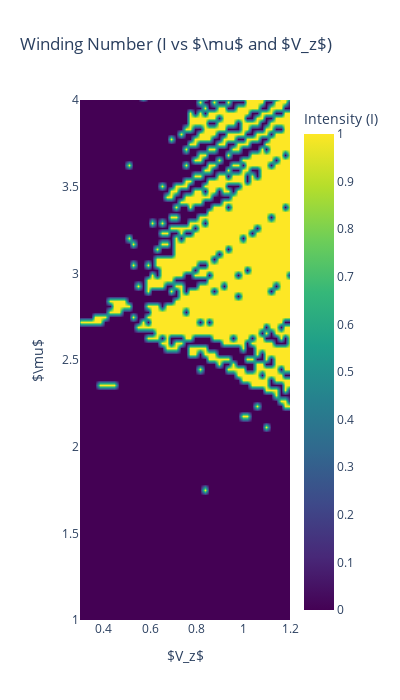

The code cell stored with this chart in its notebook:
### Code cell
import numpy as np
import plotly.graph_objects as go

# Assuming pdi_arr and filter_pdi are already defined in your environment
mu = pdi_arr[:, 0]    # y-axis in the plot
V_z = pdi_arr[:, 1]   # x-axis in the plot
I = filter_pdi(pdi_arr[:, 2])  # z-axis (color)
#I = pdi_arr[:, 2]  # z-axis (color)

# Create the interactive Plotly heatmap/contour
fig = go.Figure(data=go.Contour(
    x=V_z,
    y=mu,
    z=I,
    colorscale='Viridis',  # Matches Matplotlib's 'viridis'
    ncontours=100,         # Matches the levels=100 argument
    line_width=0,          # Removes contour lines for a smooth heatmap look
    contours=dict(
        coloring='heatmap',
        showlines=False
    ),
    colorbar=dict(
        title='Intensity (I)'
    )
))

# Label axes and title
# Plotly naturally renders LaTeX enclosed in $ symbols
fig.update_layout(
    title='Winding Number (I vs $\\mu$ and $V_z$)',
    xaxis_title='$V_z$',
    yaxis_title='$\\mu$',
    xaxis_range=[0.3, 1.2],  # <-- SET YOUR X-AXIS LIMITS HERE
    yaxis_range=[1, 4.0],
    width=400,
    height=700
)

fig.show()

### Figure 1 — Plotly figure (JSON) as saved in the notebook; plotly's stock layout.template omitted (floating-point values rounded to 4 significant figures; data arrays with more than 128 entries replaced by an {"elided": "..."} marker saying what was removed)
{"data": [{"colorbar": {"title": {"text": "Intensity (I)"}}, "colorscale": [[0, "#440154"], [0.1111, "#482878"], [0.2222, "#3e4989"], [0.3333, "#31688e"], [0.4444, "#26828e"], [0.5556, "#1f9e89"], [0.6667, "#35b779"], [0.7778, "#6ece58"], [0.8889, "#b5de2b"], [1, "#fde725"]], "contours": {"coloring": "heatmap", "showlines": false}, "line": {"width": 0}, "ncontours": 100, "type": "contour", "x": {"elided": "9000 float values"}, "y": {"elided": "9000 float values"}, "z": {"elided": "9000 float values"}}], "layout": {"height": 700, "title": {"text": "Winding Number (I vs $\\mu$ and $V_z$)"}, "width": 400, "xaxis": {"range": [0.3, 1.2], "title": {"text": "$V_z$"}}, "yaxis": {"range": [1, 4], "title": {"text": "$\\mu$"}}}}
